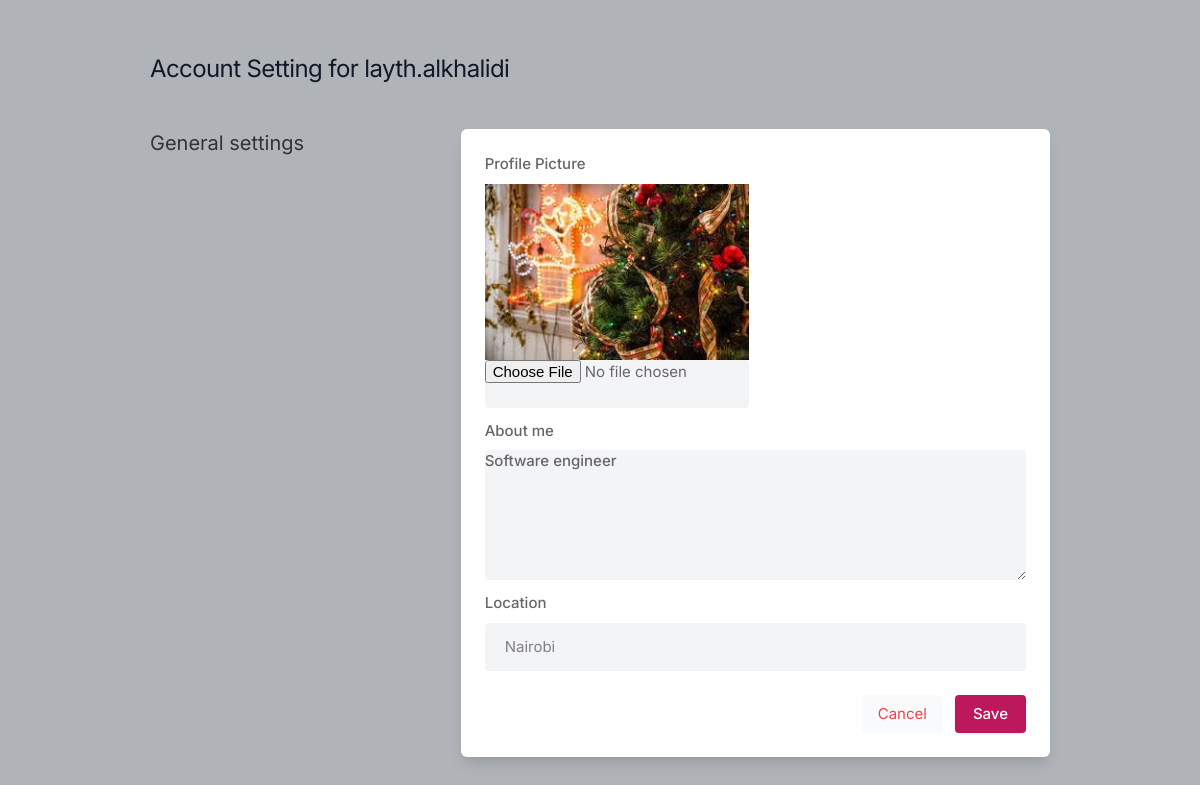
Page /account/settings (signed in) on the committed database.
### main/models.py (models this page shows, shortened)
class UserProfile(models.Model):
    user = models.ForeignKey(User, on_delete=models.CASCADE)
    user_bio = models.TextField(blank=True)
    user_profile_image =models.ImageField(upload_to='profiles', default='blank-profile-image.jpg')
    user_location = models.CharField(max_length=100,blank=True)

### main/views.py (the view)
# urls.py: path('account/settings', views.account_settings, name='account_settings'),
@login_required(login_url='login')
def account_settings(request):
    user_profile = UserProfile.objects.get(user=request.user)
    if request.method == 'POST':
        if request.FILES.get('profile_image') == None:
            image = user_profile.user_profile_image
            location = request.POST.get('location')
            about_user = request.POST.get('about')
            user_profile.user_profile_image = image
            user_profile.user_location = location
            user_profile.user_bio = about_user
            user_profile.save();
        if request.FILES.get('profile_image') != None:
            image = request.FILES.get('profile_image')
            location = request.POST.get('location')
            about_user = request.POST.get('about')
            user_profile.user_profile_image = image
            user_profile.user_location = location
            user_profile.user_bio = about_user
            user_profile.save();
        return redirect('/account/settings')
    else:
         return render(request, 'setting.html', {'user_profile': user_profile})

### templates/setting.html (shortened to what this page needs)
{% load static %}
<!DOCTYPE html>
<html lang="en">
<head>
    <link rel="stylesheet" href="{% static 'assets/css/icons.css' %}">
    <link rel="stylesheet" href="{% static 'assets/css/uikit.css' %}">
    <link rel="stylesheet" href="{% static 'assets/css/style.css' %}">
    <link rel="stylesheet" href="{% static 'assets/css/tailwind.css' %}">
</head>
<body>
            <div class="container m-auto">
                <h1 class="text-2xl leading-none text-gray-900 tracking-tight mt-3"> Account Setting for <bold>{{user.username}}</bold> </h1>
                <div class="grid lg:grid-cols-3 mt-12 gap-8">
                    <div>
                        <h3 class="text-xl mb-2">General settings</h3>
                    </div>
                    <div class="bg-white rounded-md lg:shadow-lg shadow col-span-2">
                       <form action="" method="POST" enctype="multipart/form-data">
                         <div class="grid grid-cols-2 gap-3 lg:p-6 p-4">
                           <div>
                               <label for="">Profile Picture</label>
                               <img src="{{user_profile.user_profile_image.url}}" alt="">
                               <input type="file" placeholder="Your name.." name="profile_image" class="shadow-none bg-gray-100">
                            </div>
                            <div class="col-span-2">
                                <label for="about">About me</label>
                                <textarea id="about" name="about" rows="3"  class="shadow-none bg-gray-100">{{user_profile.user_bio}}</textarea>
                            </div>
                            <div class="col-span-2">
                                <label for=""> Location</label>
                                <input type="text" name="location" value="{{user_profile.user_location}}" placeholder="" class="shadow-none bg-gray-100">
                            </div>
                       </div>
                       <div class="bg-gray-10 p-6 pt-0 flex justify-end space-x-3">
                           <button class="p-2 px-4 rounded bg-gray-50 text-red-500"> Cancel </button>
                           <button type="submit" class="button bg-blue-700"> Save </button>
                       </div>
                       </form>
                    </div>
                    </div>
                    <br>
                </div>
</body>
</html>

### static/assets/css/style.css (style rules this page uses)
body { background-color: #B0B3B8!important; }
button { vertical-align: middle; }
span.button, button.button { background-color: #be185d; top: 0; color: #fff; position: relative; padding: 8px 18px; line-height: 22px; position: relative; font-weight: 500; font-size: 15px; display: inline-block; -webkit-transition: all 0.2s ease-in-out; transition: all 0.2s ease-in-out; cursor: pointer; overflow: hidden; border: none; border-radius: 4px; -webkit-box-shadow: 0 1px 3px rgba(0, 0, 0, 0.1); box-shadow: 0 1px 3px rgba(0, 0, 0, 0.1); }
input { height: 48px; line-height: 48px; padding: 0 20px; outline: none; font-size: 15px; color: #808080; max-width: 100%; width: 100%; -webkit-box-sizing: border-box; box-sizing: border-box; display: block; font-weight: 400; opacity: 1; border-radius: 4px; border: none; -webkit-box-shadow: 0 1px 4px 0px rgba(0, 0, 0, 0.12); box-shadow: 0 1px 4px 0px rgba(0, 0, 0, 0.12); }
input[type="text"], input[type="password"], input[type="email"], input[type="number"] { height: 48px; line-height: 48px; padding: 0 20px; outline: none; font-size: 15px; color: #808080; max-width: 100%; width: 100%; -webkit-box-sizing: border-box; box-sizing: border-box; display: block; font-weight: 400; opacity: 1; border-radius: 4px; border: none; -webkit-box-shadow: 0 1px 4px 0px rgba(0, 0, 0, 0.12); box-shadow: 0 1px 4px 0px rgba(0, 0, 0, 0.12); }
textarea { height: 48px; line-height: 48px; padding: 0 20px; outline: none; font-size: 15px; color: #808080; margin: 0 0 16px 0; max-width: 100%; width: 100%; -webkit-box-sizing: border-box; box-sizing: border-box; display: block; background-color: #fff; font-weight: 500; opacity: 1; border-radius: 4px; border: none; -webkit-box-shadow: 0 1px 4px 0px rgba(0, 0, 0, 0.12); box-shadow: 0 1px 4px 0px rgba(0, 0, 0, 0.12); }
input { -webkit-transition: all 0.1s ease-in-out; transition: all 0.1s ease-in-out; }
::placeholder { color: #808080; opacity: 1; }
textarea { height: auto; line-height: 27px; padding: 20px; min-height: 130px; -webkit-transition: none !important; transition: none !important; min-width: 100%; }
label, legend { display: block; font-weight: bold; font-size: 15px; font-weight: 500; margin-bottom: 8px; }
button { border: none; margin: 0; padding: 0; width: auto; overflow: visible; background: transparent; color: inherit; font: inherit; line-height: normal; cursor: pointer; }
button { outline: none !important; }
img { max-width: 100%; }
body { color: #666; font-size: 15px; line-height: 27px; background-color: #f0f2f5; font-family: "Inter", sans-serif; text-transform: none; }
h1, h2, h3, h4, h5, h6 { font-family: "Inter", sans-serif; text-transform: none; }
input[type="text"], input[type="password"], input[type="email"] { font-family: "Inter", sans-serif; text-transform: none; }
textarea, select { font-family: "Inter", sans-serif; text-transform: none; }
button, body .pac-container { font-family: "Inter", sans-serif; text-transform: none; }
h1, h2, h3, h4, h5, h6 { color: #333; font-weight: 500; margin: 0; padding: 0; }
h1 { font-size: 32px; }
h3 { font-size: 22px; }
@media (min-width: 1024px) { .container { max-width: 900px !important; padding-top: 45px; } }
.shadow-none { -webkit-box-shadow: none !important; box-shadow: none !important; }

### rows in the picture
UserProfile: user_profile_image (picture), about "Software engineer", location "Nairobi"

### other values in the picture
{{ user.username }} "layth.alkhalidi"
